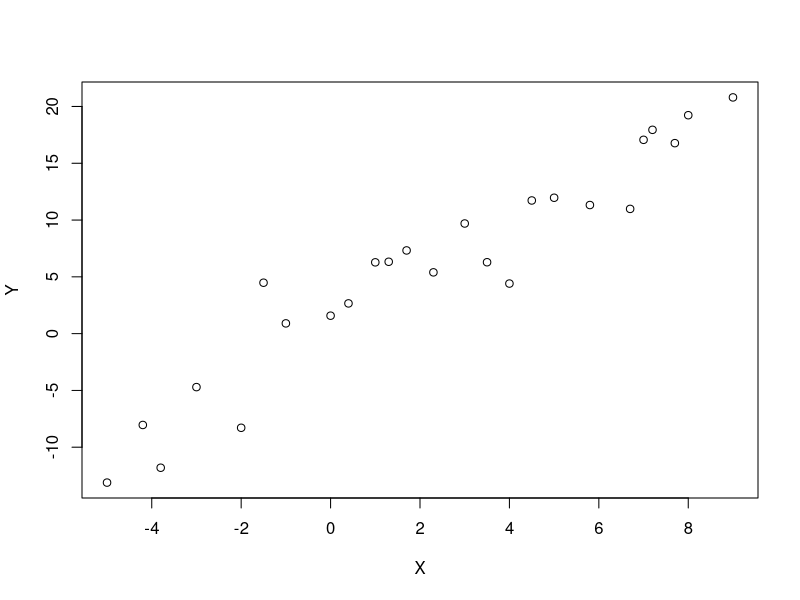
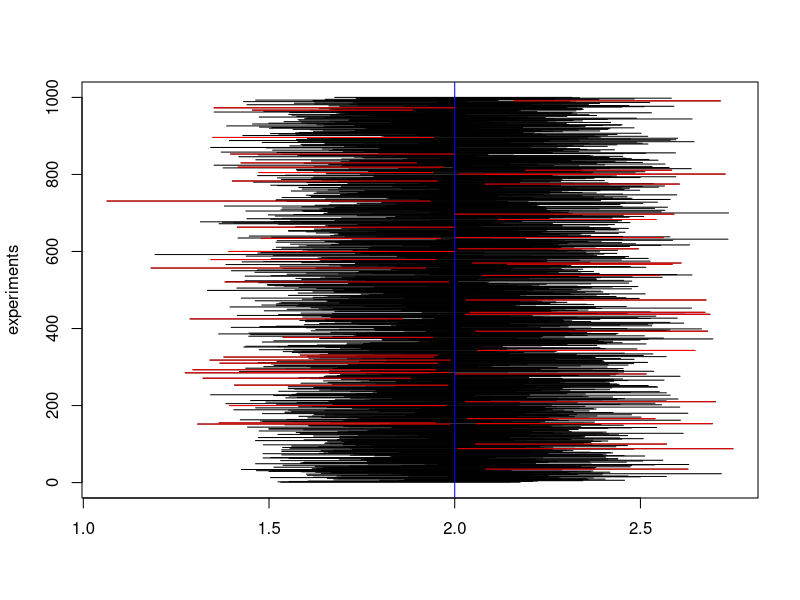
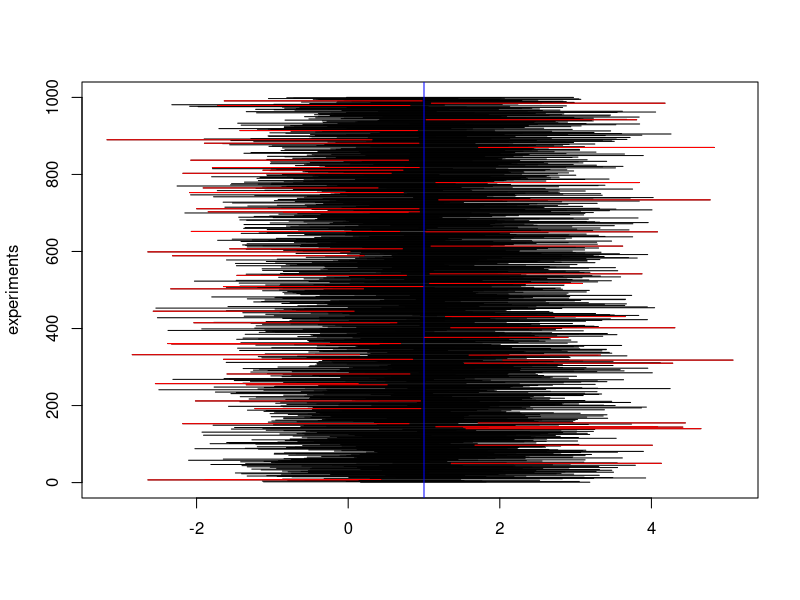

Generate these figures, in order, with R:
#### Let the true regression line be E(Y) = 1 + 2X
beta_0 = 1
beta_1 = 2

## Input X
X = c(-2, 9, 0, 8, -5, 7, 3, -3, 5, 4, 2.3, -1.5, 3.5, 4.5, 7.7, -3.8, 5.8, 6.7, 0.4, 1.3, -4.2, 1.7, 7.2, -1, 1)
n = length(X)

## Assume the normal error regression model with error terms iid N(0,10)
## generate the data several times and then plot to visualize the data
Y = beta_0 + beta_1*X + rnorm(n, sd=sqrt(10))
plot(X,Y)

## confidence intervals for beta_0 and beta_1
Xbar = mean(X)
Ybar = mean(Y)
SSX = sum((X-Xbar)^2)
SSY = sum((Y-Ybar)^2)
SSXY = sum((X-Xbar)*(Y-Ybar))

b1 = SSXY/SSX
b0 = Ybar - b1*Xbar

Yhat = b0+b1*X
residual = Y-Yhat
MSE = sum(residual^2)/(n-2)
sb1 = sqrt(MSE/SSX)
sb0 = sqrt(MSE*(1/n + Xbar^2/SSX))

alpha = 0.05

b0-qt(1-alpha/2,n-2)*sb0
b0+qt(1-alpha/2,n-2)*sb0

b1-qt(1-alpha/2,n-2)*sb1
b1+qt(1-alpha/2,n-2)*sb1

## check for the number of intervals containing the true values
B = 1000
alpha = 0.05
b0.lb = b0.ub = b1.lb = b1.ub = rep(0,B)
for (i in 1:B){
  Y = beta_0 + beta_1*X + rnorm(n, sd=sqrt(10))
  Ybar = mean(Y)
  SSY = sum((Y-Ybar)^2)
  SSXY = sum((X-Xbar)*(Y-Ybar))
  b1 = SSXY/SSX
  b0 = Ybar - b1*Xbar
  Yhat = b0+b1*X
  residual = Y-Yhat
  MSE = sum(residual^2)/(n-2)
  sb1 = sqrt(MSE/SSX)
  sb0 = sqrt(MSE*(1/n + Xbar^2/SSX))
  b0.lb[i] = b0-qt(1-alpha/2,n-2)*sb0
  b0.ub[i] = b0+qt(1-alpha/2,n-2)*sb0
  b1.lb[i] = b1-qt(1-alpha/2,n-2)*sb1
  b1.ub[i] = b1+qt(1-alpha/2,n-2)*sb1
}

# visualize the confidence intervals for beta_1
plot(c(b1.lb[1], b1.ub[1]), c(1,1), type="l", xlim=c(min(b1.lb), max(b1.ub)), ylim=c(0,B), ylab="experiments", xlab="")
for (i in 2:B){
  segments(b1.lb[i],i,b1.ub[i],i)
}
abline(v=beta_1, col="blue")
count1 = 0
for (i in 2:B){
  if (b1.lb[i]>beta_1 || b1.ub[i]<beta_1){
    segments(b1.lb[i],i,b1.ub[i],i, col="red")
    count1 = count1 + 1
  }
}
(B-count1)/B

# visualize the confidence intervals for beta_0
plot(c(b0.lb[1], b0.ub[1]), c(1,1), type="l", xlim=c(min(b0.lb), max(b0.ub)), ylim=c(0,B), ylab="experiments", xlab="")
for (i in 2:B){
  segments(b0.lb[i],i,b0.ub[i],i)
}
abline(v=beta_0, col="blue")
count0 = 0
for (i in 2:B){
  if (b0.lb[i]>beta_0 || b0.ub[i]<beta_0){
    segments(b0.lb[i],i,b0.ub[i],i, col="red")
    count0 = count0 + 1
  }
}
(B-count0)/B

### confidence interval of the mean response and prediction interval, e.g., for Xh=1
Xh = 1
# the true mean response
truemean = beta_0 + beta_1*Xh

# confidence intervals for the mean response, and the prediction intervals
B = 1000
alpha = 0.05
ci.lb = ci.ub = pi.lb = pi.ub = Yhs = rep(0,B)
for (i in 1:B){
  Y = beta_0 + beta_1*X + rnorm(n, sd=sqrt(10))
  Ybar = mean(Y)
  SSY = sum((Y-Ybar)^2)
  SSXY = sum((X-Xbar)*(Y-Ybar))
  b1 = SSXY/SSX
  b0 = Ybar - b1*Xbar
  Yhat = b0+b1*X
  residual = Y-Yhat
  MSE = sum(residual^2)/(n-2)
  Yhhat = b0 + b1*Xh
  sYhhat = sqrt(MSE*(1/n + (Xh-Xbar)^2/SSX))
  ci.lb[i] = Yhhat-qt(1-alpha/2,n-2)*sYhhat
  ci.ub[i] = Yhhat+qt(1-alpha/2,n-2)*sYhhat
  # observed Y for X=Xh in a new trial
  Yhs[i] = beta_0 + beta_1*Xh + rnorm(1,sd=sqrt(10))
  spred = sqrt(MSE*(1+ 1/n + (Xh-Xbar)^2/SSX))
  pi.lb[i] = Yhhat-qt(1-alpha/2,n-2)*spred
  pi.ub[i] = Yhhat+qt(1-alpha/2,n-2)*spred
}

# the number of C.I.'s contains the mean response
n1 = 0
for (i in 1:B){
  if (ci.lb[i]<truemean && ci.ub[i]>truemean){
    n1 = n1 + 1
  }
}
n1
n1/B

# the number of C.I.'s contains the new observation
n2 = 0
for (i in 1:B){
  if (ci.lb[i]<Yhs[i] && ci.ub[i]>Yhs[i]){
    n2 = n2 + 1
  }
}
n2
n2/B

# the number of P.I.'s contains the new observation
n3 = 0
for (i in 1:B){
  if (pi.lb[i]<Yhs[i] && pi.ub[i]>Yhs[i]){
    n3 = n3 + 1
  }
}
n3
n3/B

######## ANOVA ##########
#copier = read.table("/Users/lynnachu/Documents/STA 108/Winter 2017/CH01PR20.txt",header=F) 

# read the predictor response values from the data copier
#X = copier[,2]
#Y = copier[,1]

#model = lm(Y~X)

# the anova table is found using the anova function
#anova(model)

